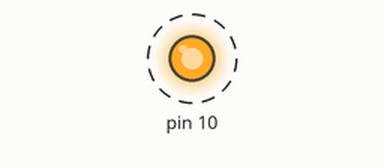
A sketch run on a simulated Arduino Uno, built with avr-gcc and run on an emulated ATmega328P. Shown: output pins drawn as LEDs (lit = HIGH). Dashed ring = blinking. What the sketch prints to the serial monitor is not drawn.

Above: at 1.0 s.
Timing chart, 0 to 4.8 s (numbered marks = the images above):
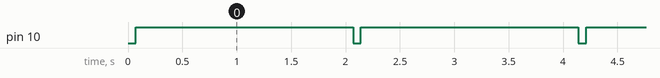

Measured:
- by itself, pin 10: alternates HIGH for 2.0 s and LOW for 0.07 s

The sketch:

masterAndSlave.ino
```cpp
#include "app.h"

/*
 * This version sends structs to the slave.
 * Both master and slave output to Serial port so 2 terminals are necessary to monitor processing!
 */

App *app;

// test to see if we have an ATmega328p or an ATmega2560 MCU
#if ( SIGNATURE_1 == 0x98 && SIGNATURE_2 == 0x01)
  ///// we have an ATMEGA 2560: Slave

  const boolean isMaster = false;

  // SPI interrupt routine
  ISR (SPI_STC_vect){
    app->SPI_ISR ();
  }
#else
  // we have an ATMEGA 328p: Master
  const boolean isMaster = true;
#endif


void setup() {
  app = isMaster ? static_cast<App*>(new MasterApp())
                 : static_cast<App*>(new SlaveApp());
}

void loop() {
  app->loop();
}
```

SPI_anything.h
```cpp
#ifndef SPI_anything_h
#define SPI_anything_h

#include <Arduino.h>

const int pauseBetweenSends   = 10;  // microseconds

template <typename T> unsigned int SPI_writeAnything (const T& value)
  {
    const byte * p = (const byte*) &value;
    unsigned int i;
    for (i = 0; i < sizeof value; i++){
          SPI.transfer(*p++);
          delay(pauseBetweenSends);
    }
    return i;
  }  // end of SPI_writeAnything

template <typename T> unsigned int SPI_readAnything(T& value)
  {
    byte * p = (byte*) &value;
    unsigned int i;
    for (i = 0; i < sizeof value; i++)
          *p++ = SPI.transfer (0);
    return i;
  }  // end of SPI_readAnything


template <typename T> unsigned int SPI_readAnything_ISR(T& value)
  {
    byte * p = (byte*) &value;
    unsigned int i;
    *p++ = SPDR;  // get first byte
    for (i = 1; i < sizeof value; i++)
          *p++ = SPI.transfer (0);
    return i;
  }  // end of SPI_readAnything_ISR


#endif
```

app.cpp
```cpp
#include "app.h"

App::App(){
  Serial.begin (115200);
}
```

app.h
```cpp
#ifndef APP_H
#define APP_H

#include <SPI.h>
#include "SPI_anything.h"

class App{
  protected:
    const int pauseBetweenSends   = 10,  // microseconds
              bigBuffSize         = 100, // enough space for a long string
              slaveProcessingTime = 2000; // millisecs

    typedef struct dataStruct{
      byte a;
      int b;
      long c;
    };

  volatile dataStruct data;

  void outgointMsg(char* buf) const{
    // puts a char[] into the arg buf,

    static int sendCount = 0;
    String s = "Send: " + String(sendCount++) + " !\n";
    s.toCharArray(buf,s.length()+1);
  }


  public:
    App();
    virtual void loop() = 0;
    virtual void SPI_ISR () =0;
};

 class MasterApp: public App{
  public:
    MasterApp();
    void loop();
    virtual void SPI_ISR (){}
};

class SlaveApp: public App{
  protected:
    volatile boolean haveData =  false;

  public:
    SlaveApp();
    void loop();
    virtual void SPI_ISR ();

};

#endif
```

masterApp.cpp
```cpp
#include "app.h"

MasterApp::MasterApp():App(){
  SPI.begin ();

  data.a = 42;
  data.b = 32000;
  data.c = 100000;
  Serial.println("Master");
}
void MasterApp::loop(){
  char buff[bigBuffSize];
  outgointMsg(buff);

  Serial.print(buff);
  digitalWrite(SS, LOW);    // SS is pin 10
  SPI_writeAnything (data);
  digitalWrite(SS, HIGH);
  delay (slaveProcessingTime);  // for testing

  data.c++;
}
```

slaveApp.cpp
```cpp
#include "app.h"

SlaveApp::SlaveApp(): App(){
  // have to send on master in, *slave out*
  pinMode(MISO, OUTPUT);

  // turn on SPI in slave mode
  SPCR |= _BV(SPE);

  // now turn on interrupts
  SPI.attachInterrupt();
  Serial.println("Slave");
}

void SlaveApp::loop(){
  if (haveData){
     Serial.println ((int) data.a);
     Serial.println (data.b);
     Serial.println (data.c);
     Serial.println ();
     haveData = false;
  }
}

void SlaveApp::SPI_ISR(){
  SPI_readAnything_ISR (data);
  haveData = true;
}
```
